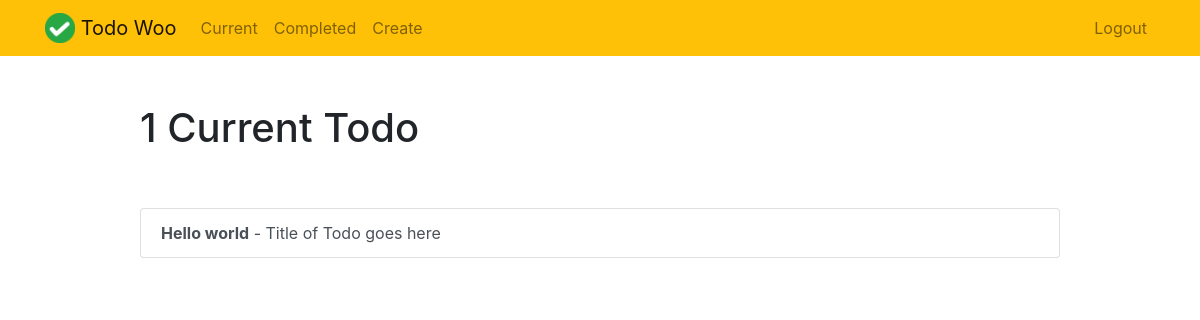
/current/ (signed in), run on an earlier commit of the app's database.
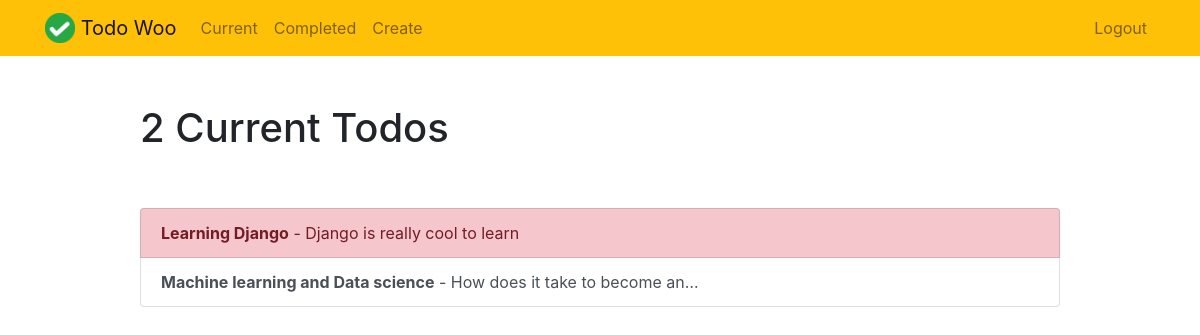
And on a later commit of the database.
### todo/models.py (models this page shows, shortened)
class Todo(models.Model):
    title = models.CharField(max_length=100)
    memo = models.TextField(blank=True)
    created = models.DateTimeField(auto_now_add=True)
    datecompleted = models.DateTimeField(null=True, blank=True)
    important = models.BooleanField(default=False)
    user = models.ForeignKey(User, on_delete=models.CASCADE)

### todo/views.py (the view)
# urls.py: path('current/', views.currenttodos, name='currenttodos'),
@login_required
def currenttodos(request):
    todos = Todo.objects.filter(user=request.user, datecompleted__isnull=True)
    return render(request, 'todo/currenttodos.html', {'todos': todos})

### todo/templates/todo/currenttodos.html
{% extends "todo/base.html" %}
{% block content %}
    <div class="row justify-content-center mt-5">
        <div class="col-md-10">
            {% if todos %}
                 <h1>{{ todos.count }} Current Todo{{ todos.count|pluralize }}</h1>
            {% else %}
                           <h1>Current Todos</h1>
            {% endif %}
        </div>
    </div>
    <div class="row justify-content-center mt-5">
        <div class="col-md-10">
        {% if todos %}
            <div class="list-group">
                {% for todo in todos %}
                    <a href="{% url 'viewtodo' todo.id %}" class="list-group-item list-group-item-action{% if todo.important %} list-group-item-danger{% endif %}"><b>{{ todo.title }}</b>{% if todo.memo %} - {{ todo.memo|truncatechars:30 }}{% endif %}</a>
                {% endfor %}
            </div>
        {% else %}
            <div class="text-center">
                <h2>Looks like you don't have any todos! Nice work.</h2>
            <br>
            <a role="button" class="btn btn-primary" href="{% url 'createtodo' %}">New Todo</a>
            </div>
        {% endif %}
        </div>
    </div>
{% endblock %}

What changed in the data, as far as the page shows it:
no longer on this page (row edited): Todo: title "Hello world", memo "Title of Todo goes here"
added Todo: title "Learning Django", memo "Django is really cool to learn", important True (drawn)
added Todo: title "Machine learning and Data science", memo "How does it take to become an…"
Also different on the page:
{{ todos.count }}: "1" → "2"
